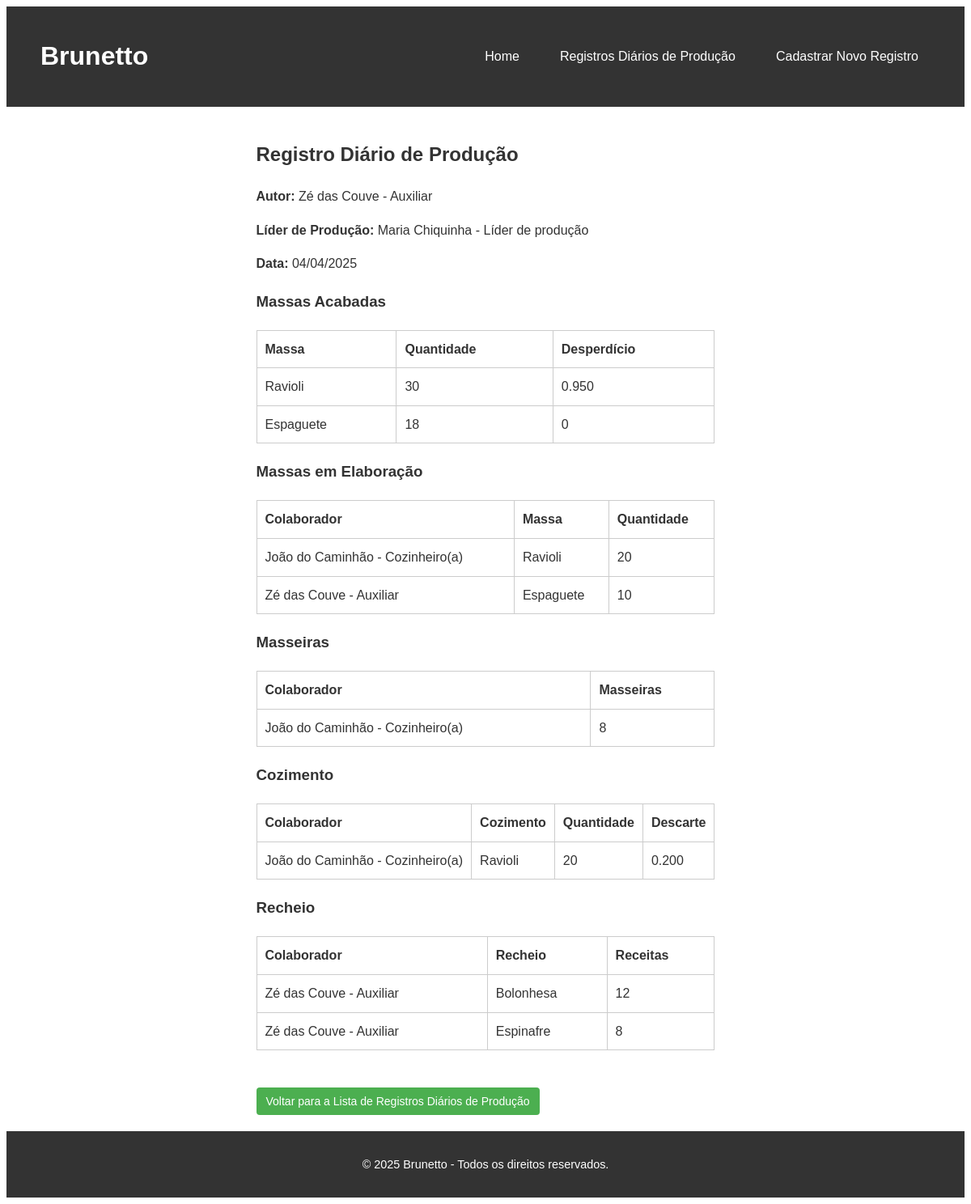
/production_daily_record/13/, run on the app's committed database.
### brunetto/models.py (models this page shows, shortened)
class BaseModel(models.Model):
    created_at = models.DateTimeField(default=timezone.now)
    updated_at = models.DateTimeField(auto_now=True)
    class Meta:
        abstract = True

class ProductionDailyRecord(BaseModel):
    author = models.ForeignKey(Employee, on_delete=models.CASCADE, related_name='authored_records')
    production_leader = models.ForeignKey(Employee, on_delete=models.CASCADE, related_name='led_records')
    date = models.DateField()

class Employee(BaseModel):
    name = models.CharField(max_length=100)
    registration_number = models.PositiveIntegerField(unique=True)
    position = models.ForeignKey(Position, on_delete=models.CASCADE, related_name='employees')
    def __str__(self):
        return f'{self.name} - {self.position.name}'

class Position(BaseModel):
    name = models.CharField(max_length=100)

class FinishedPasta(BaseModel):
    production_record = models.ForeignKey(ProductionDailyRecord, on_delete=models.CASCADE, related_name='finished_pastas')
    finished_pasta = models.ForeignKey(Pasta, null=True, blank=True, on_delete=models.SET_NULL)
    quantity = models.PositiveIntegerField(null=True, blank=True)
    waste = models.DecimalField(max_digits=5, decimal_places=3, null=True, blank=True)

class Pasta(BaseModel):
    name = models.CharField(max_length=100)
    def __str__(self):
        return self.name

class InProgressPasta(BaseModel):
    production_record = models.ForeignKey(ProductionDailyRecord, on_delete=models.CASCADE, related_name='in_progress_pastas')
    employee = models.ForeignKey(Employee, null=True, blank=True, on_delete=models.SET_NULL, related_name='in_progress_pasta_employees')
    in_progress_pasta = models.ForeignKey(Pasta, null=True, blank=True, on_delete=models.SET_NULL)
    quantity = models.PositiveIntegerField(null=True, blank=True)

class PastaMachine(BaseModel):
    production_record = models.ForeignKey(ProductionDailyRecord, on_delete=models.CASCADE, related_name='pasta_machine_usages')
    employee = models.ForeignKey(Employee, null=True, blank=True, on_delete=models.SET_NULL, related_name='machine_usage_employees')
    machine = models.PositiveIntegerField(null=True, blank=True)

class PastaCooking(BaseModel):
    production_record = models.ForeignKey(ProductionDailyRecord, on_delete=models.CASCADE, related_name='cooked_pastas')
    employee = models.ForeignKey(Employee, null=True, blank=True, on_delete=models.SET_NULL, related_name='pasta_cooking_employees')
    pasta_cooking = models.ForeignKey(Pasta, null=True, blank=True, on_delete=models.SET_NULL)
    quantity = models.PositiveIntegerField(null=True, blank=True)
    discard = models.DecimalField(max_digits=5, decimal_places=3, null=True, blank=True)

class PastaStuffing(BaseModel):
    production_record = models.ForeignKey(ProductionDailyRecord, on_delete=models.CASCADE, related_name='pasta_stuffings')
    employee = models.ForeignKey(Employee, null=True, blank=True, on_delete=models.SET_NULL, related_name='pasta_stuffing_employees')
    stuffing = models.ForeignKey(Stuffing, null=True, blank=True, on_delete=models.SET_NULL)
    recipes = models.PositiveIntegerField(null=True, blank=True)

class Stuffing(BaseModel):
    name = models.CharField(max_length=100)
    def __str__(self):
        return self.name

### brunetto/views.py (the view)
# urls.py: path('production_daily_record/<int:pk>/', views.read_production_daily_record, name='read_production_daily_record'),
def read_production_daily_record(request, pk):
    production_record = get_object_or_404(ProductionDailyRecord, pk=pk)
    finished_pasta_formset = FinishedPastaFormSet(instance=production_record)
    in_progress_pasta_formset = InProgressPastaFormSet(instance=production_record)
    pasta_machine_formset = PastaMachineFormSet(instance=production_record)
    pasta_cooking_formset = PastaCookingFormSet(instance=production_record)
    pasta_stuffing_formset = PastaStuffingFormSet(instance=production_record)
    return render(request, 'read_production_daily_record.html', {
        'production_record': production_record,
        'finished_pasta_formset': finished_pasta_formset,
        'in_progress_pasta_formset': in_progress_pasta_formset,
        'pasta_machine_formset': pasta_machine_formset,
        'pasta_cooking_formset': pasta_cooking_formset,
        'pasta_stuffing_formset': pasta_stuffing_formset,
    })

### brunetto/templates/read_production_daily_record.html (shortened to what this page needs)
{% extends 'base.html' %}
{% block content %}
<h2>Registro Diário de Produção</h2>
<p><strong>Autor:</strong> {{ production_record.author }}</p>
<p><strong>Líder de Produção:</strong> {{ production_record.production_leader }}</p>
<p><strong>Data:</strong> {{ production_record.date|date:"d/m/Y" }}</p>
<h3>Massas Acabadas</h3>
{% if finished_pasta_formset.forms|length > 0 %}
<div class=".formset-container">
    <table class="table">
        <tr>
            <th>Massa</th>
            <th>Quantidade</th>
            <th>Desperdício</th>
        </tr>
        {% for form in finished_pasta_formset %}
        {% if form.instance.finished_pasta or form.instance.quantity or form.instance.waste %}
        <tr>
            <td>{{ form.instance.finished_pasta }}</td>
            <td>{{ form.instance.quantity|default:0 }}</td>
            <td>{{ form.instance.waste|default:0 }}</td>
        </tr>
        {% endif %}
        {% endfor %}
    </table>
</div>
{% endif %}
<h3>Massas em Elaboração</h3>
{% if in_progress_pasta_formset.forms|length > 0 %}
<div class=".formset-container">
    <table class="table">
        <tr>
            <th>Colaborador</th>
            <th>Massa</th>
            <th>Quantidade</th>
        </tr>
        {% for form in in_progress_pasta_formset %}
        {% if form.instance.employee or form.instance.in_progress_pasta or form.instance.quantity %}
        <tr>
            <td>{{ form.instance.employee }}</td>
            <td>{{ form.instance.in_progress_pasta }}</td>
            <td>{{ form.instance.quantity|default:0 }}</td>
        </tr>
        {% endif %}
        {% endfor %}
    </table>
</div>
{% endif %}
<h3>Masseiras</h3>
{% if pasta_machine_formset.forms|length > 0 %}
<div class=".formset-container">
    <table class="table">
        <tr>
            <th>Colaborador</th>
            <th>Masseiras</th>
        </tr>
        {% for form in pasta_machine_formset %}
        {% if form.instance.employee or form.instance.machine %}
        <tr>
            <td>{{ form.instance.employee }}</td>
            <td>{{ form.instance.machine|default:0 }}</td>
        </tr>
        {% endif %}
        {% endfor %}
    </table>
</div>
{% endif %}
<h3>Cozimento</h3>
{% if pasta_cooking_formset.forms|length > 0 %}
<div class=".formset-container">
    <table class="table">
        <tr>
            <th>Colaborador</th>
            <th>Cozimento</th>
            <th>Quantidade</th>
            <th>Descarte</th>
        </tr>
        {% for form in pasta_cooking_formset %}
        {% if form.instance.employee or form.instance.pasta_cooking or form.instance.quantitity or form.instance.discard %}
        <tr>
            <td>{{ form.instance.employee }}</td>
            <td>{{ form.instance.pasta_cooking }}</td>
            <td>{{ form.instance.quantity|default:0 }}</td>
            <td>{{ form.instance.discard|default:0 }}</td>
        </tr>
        {% endif %}
        {% endfor %}
    </table>
</div>
{% endif %}
<h3>Recheio</h3>
{% if pasta_stuffing_formset.forms|length > 0 %}
<div class=".formset-container">
    <table class="table">
        <tr>
            <th>Colaborador</th>
            <th>Recheio</th>
            <th>Receitas</th>
        </tr>
        {% for form in pasta_stuffing_formset %}
        {% if form.instance.employee or form.instance.stuffing or form.instance.recipes %}
        <tr>
            <td>{{ form.instance.employee }}</td>
            <td>{{ form.instance.stuffing }}</td>
            <td>{{ form.instance.recipes|default:0 }}</td>
        </tr>
        {% endif %}
        {% endfor %}
    </table>
</div>
{% endif %}
<br>
<a href="{% url 'list_production_daily_records' %}" class="btn btn-custom">Voltar para a Lista de Registros Diários de Produção</a>
{% endblock %}

### brunetto/static/css/base.css (style rules this page uses)
body { font-family: Arial, sans-serif; color: #333; display: flex; flex-direction: column; min-height: 100vh; line-height: 1.6; }
table { width: 100%; border-collapse: collapse; margin: 20px 0; }
th, td { padding: 10px; border: 1px solid #ccc; text-align: left; }
.btn-custom { display: inline-block; padding: 6px 12px; color: #fff; background-color: #4CAF50; text-decoration: none; border-radius: 4px; font-size: 0.875em; margin-right: 5px; }

### data on the page
ProductionDailyRecord: author "Zé das Couve - Auxiliar", production_leader "Maria Chiquinha - Líder de produção", date "04/04/2025"
FinishedPasta: instance.finished_pasta "Ravioli", instance.quantity "30", instance.waste "0.950"
FinishedPasta: instance.finished_pasta "Espaguete", instance.quantity "18", instance.waste "0"
InProgressPasta: instance.employee "João do Caminhão - Cozinheiro(a)", instance.in_progress_pasta "Ravioli", instance.quantity "20"
InProgressPasta: instance.employee "Zé das Couve - Auxiliar", instance.in_progress_pasta "Espaguete", instance.quantity "10"
PastaMachine: instance.employee "João do Caminhão - Cozinheiro(a)", instance.machine "8"
PastaCooking: instance.employee "João do Caminhão - Cozinheiro(a)", instance.pasta_cooking "Ravioli", instance.quantity "20", instance.discard "0.200"
PastaStuffing: instance.employee "Zé das Couve - Auxiliar", instance.stuffing "Bolonhesa", instance.recipes "12"
PastaStuffing: instance.employee "Zé das Couve - Auxiliar", instance.stuffing "Espinafre", instance.recipes "8"
